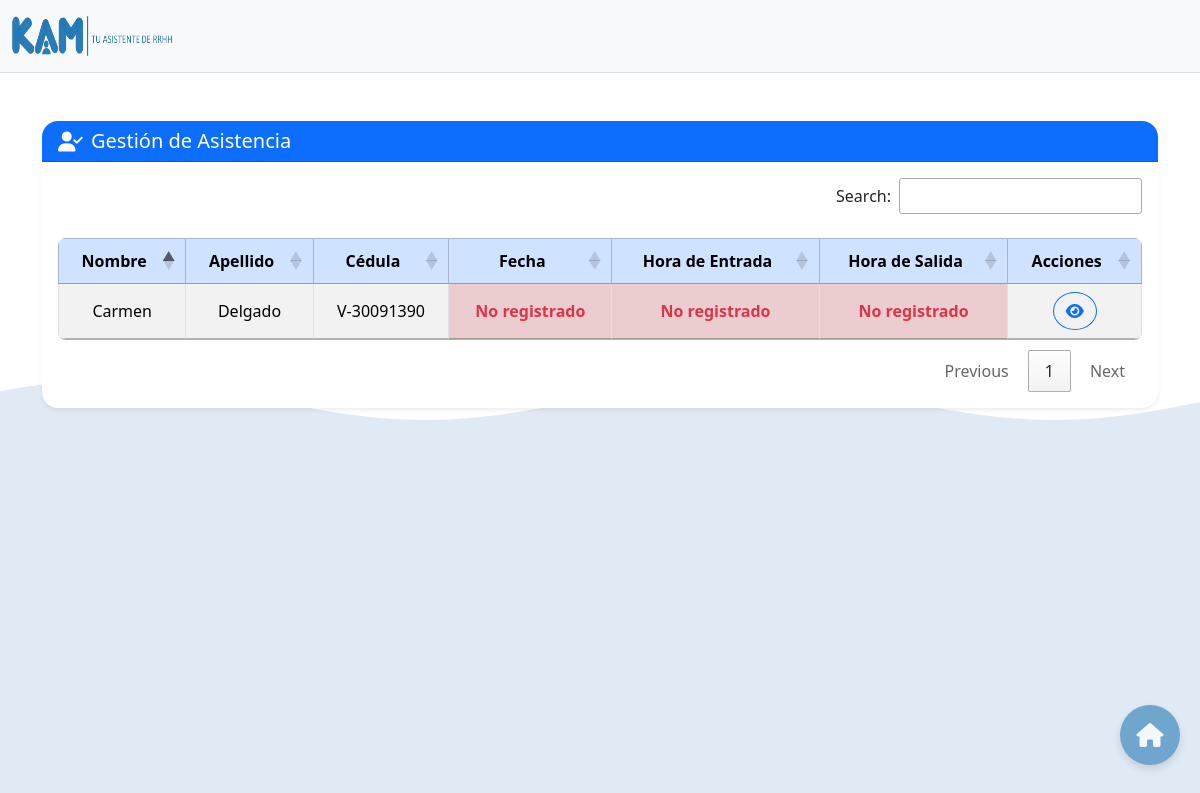
Page /Asistencia.php (signed in) on the committed database.
### tables this page shows
CREATE TABLE `persona` (
  `id_personal` int(11) NOT NULL,
  `nombre_personal` varchar(255) NOT NULL,
  `apellido_personal` varchar(255) NOT NULL,
  `cedula_personal` varchar(50) NOT NULL,
  `titulo_personal` varchar(255) NOT NULL,
  `correo_personal` varchar(255) NOT NULL,
  `nacimiento_personal` date NOT NULL,
  `ingreso_personal` date NOT NULL,
  `cargo_personal` varchar(255) NOT NULL,
  `huella_dactilar` mediumblob NOT NULL,
  `nacionalidad_personal` varchar(100) DEFAULT NULL,
  `tipo` enum('Parcial','Tiempo Completo') NOT NULL,
  `activo` tinyint(1) NOT NULL DEFAULT 1
);

### Asistencia.php (the view, shortened to what this page needs)
<?php
$conn = new mysqli("localhost", "root", "", "base_kam");
$sql = "SELECT
            p.nombre_personal,
            p.apellido_personal,
            p.cedula_personal,
            IF(a.fecha_asistencia = CURDATE(), a.fecha_asistencia, 'No registrado') AS fecha_asistencia,
            IF(a.fecha_asistencia = CURDATE(), DATE_FORMAT(a.hora_entrada, '%h:%i %p'), 'No registrado') AS hora_entrada_12h,
            IF(a.fecha_asistencia = CURDATE() AND a.hora_salida IS NOT NULL, DATE_FORMAT(a.hora_salida, '%h:%i %p'), 'No registrado') AS hora_salida_12h
        FROM persona p
        LEFT JOIN asistencia a
        ON p.cedula_personal = a.cedula_personal
        AND a.fecha_asistencia = CURDATE()";
$result = $conn->query($sql);
?>
<!DOCTYPE html>
<html lang="es">
<head>
    <link rel="stylesheet" href="https://cdn.jsdelivr.net/npm/sweetalert2@11/dist/sweetalert2.min.css">
    <link href="https://cdn.jsdelivr.net/npm/bootstrap@5.3.2/dist/css/bootstrap.min.css" rel="stylesheet">
    <link rel="stylesheet" type="text/css" href="https://cdn.datatables.net/1.11.5/css/jquery.dataTables.css">
    <link rel="stylesheet" href="https://cdnjs.cloudflare.com/ajax/libs/font-awesome/6.5.0/css/all.min.css">
    <link rel="stylesheet" href="https://cdn.datatables.net/1.13.6/css/dataTables.bootstrap5.min.css">
    <link rel="stylesheet" href="Assets/CSS/Reportes.css">
    <link rel="stylesheet" href="Assets/CSS/Asistencia.css">
</head>
<body>
  <div class="container-fluid py-3 border-bottom">
    <div class="d-flex align-items-center justify-content-between flex-wrap">
      <div class="d-flex align-items-center gap-2">
        <img src="Assets/Images/KAM.png" alt="Logo" width="160" height="40">
      </div>
  </div>
</div>
<div class="container mx-auto my-5">
  <div class="card shadow-sm border-0 rounded-4">
    <div class="card-header bg-primary text-white rounded-top-4 d-flex align-items-center">
      <i class="fas fa-user-check icon fa-lg me-2"></i>
      <h5 class="mb-0">Gestión de Asistencia</h5>
    </div>
    <div class="card-body rounded-bottom-4">
      <div class="d-flex justify-content-center">
        <div class="table-responsive w-100">
          <table id="miTabla" class="table table-striped table-bordered table-hover align-middle text-center mb-0 rounded-3 overflow-hidden">
            <thead class="table-primary">
              <tr class="mt-4">
                <th class="text-center">Nombre</th>
                <th class="text-center">Apellido</th>
                <th class="text-center">Cédula</th>
                <th class="text-center">Fecha</th>
                <th class="text-center">Hora de Entrada</th>
                <th class="text-center">Hora de Salida</th>
                <th class="text-center">Acciones</th>
            </tr>
        </thead>
        <tbody>
            <?php
            if ($result->num_rows > 0) {
                while ($row = $result->fetch_assoc()) { ?>
                    <tr data-cedula="<?php echo htmlspecialchars($row['cedula_personal']); ?>">
                        <td class="nombre text-center"><?php echo htmlspecialchars($row['nombre_personal']); ?></td>
                        <td class="apellido text-center"><?php echo htmlspecialchars($row['apellido_personal']); ?></td>
                        <td class="cedula text-center"><?php echo htmlspecialchars($row['cedula_personal']); ?></td>
                        <td class="<?php echo $row['fecha_asistencia'] === 'No registrado'
                            ? 'bg-danger-subtle text-danger fw-bold text-center'
                            : 'bg-success-subtle text-success fw-semibold text-center'; ?>">
                            <?php
                            if ($row['fecha_asistencia'] !== "No registrado") {
                                $fecha = DateTime::createFromFormat('Y-m-d', $row['fecha_asistencia']);
                                echo $fecha ? $fecha->format('d/m/Y') : htmlspecialchars($row['fecha_asistencia']);
                            } else {
                                echo "No registrado";
                            }
                            ?>
                        </td>
                        <td class="entrada <?php echo $row['hora_entrada_12h'] === 'No registrado'
                        ? 'bg-danger-subtle text-danger fw-bold text-center'
                        : 'bg-success-subtle text-success fw-semibold text-center'; ?>">
                        <?php echo $row['hora_entrada_12h'] !== "No registrado"
                            ? htmlspecialchars($row['hora_entrada_12h'])
                            : "No registrado"; ?>
                        </td>
                        <td class="salida <?php echo $row['hora_salida_12h'] === 'No registrado'
                        ? 'bg-danger-subtle text-danger fw-bold text-center'
                        : 'bg-success-subtle text-success fw-semibold text-center'; ?>">
                        <?php echo $row['hora_salida_12h'] !== "No registrado"
                            ? htmlspecialchars($row['hora_salida_12h'])
                            : "No registrado"; ?>
                        </td>
                        <td class="text-center">
                            <div class="btn btn-outline-primary rounded-circle">
                                <i class="fas fa-eye" onclick="otrosRegistros('<?php echo htmlspecialchars($row['cedula_personal']); ?>')"></i>
                            </div>
                        </td>
                    </tr>
                <?php }
            } else {
                echo "<tr><td colspan='7'>No se encontraron resultados.</td></tr>";
            }
            ?>
            </tbody>
          </table>
        </div>
      </div>
    </div>
  </div>
</div>
    <a href="Inicio.php">
        <div class="floating-button">
        <i class="fas fa-house fa-xl text-white"></i>
        </div>
    </a>
</body>
</html>

### Assets/CSS/Reportes.css (style rules this page uses)
.container-fluid { position: relative; z-index: 2; background-color: #f8f9fa; backdrop-filter: none; }

### Assets/CSS/Asistencia.css (style rules this page uses)
.floating-button { background-color: #2378b2; opacity: 0.6; border: none; border-radius: 50%; width: 60px; height: 60px; position: fixed; bottom: 35px; right: 20px; cursor: pointer; display: flex; justify-content: center; align-items: center; box-shadow: 0 4px 8px rgba(0, 0, 0, 0.2); transition: opacity 0.3s ease; }

### rows in the picture
persona: nombre_personal "Carmen", apellido_personal "Delgado", cedula_personal "V-30091390"
